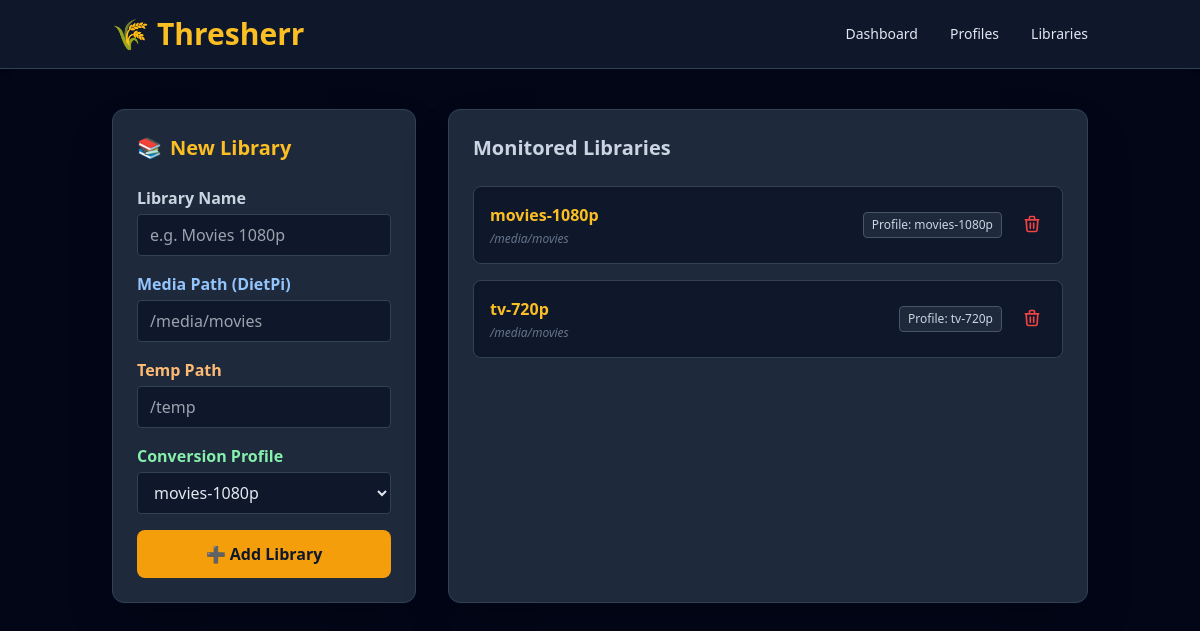
Page /libraries on the earlier database version.
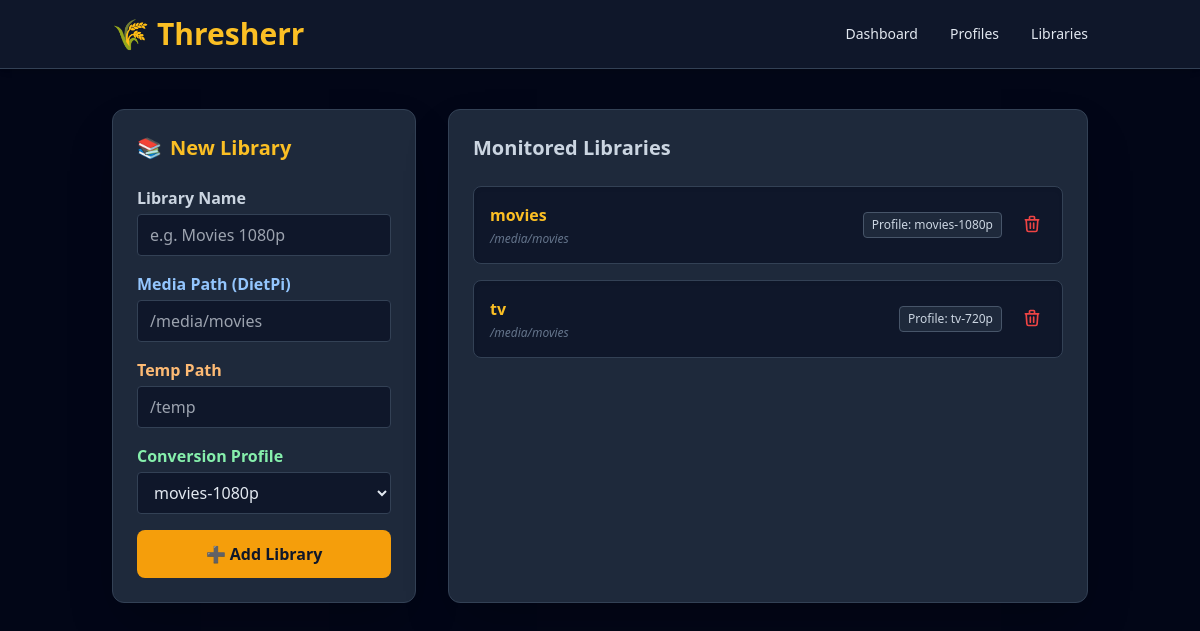
Same page on the later database version.
### models.py (models this page shows)
class Library(Base):
    __tablename__ = "libraries"
    id = Column(Integer, primary_key=True, index=True)
    name = Column(String)
    media_path = Column(String)
    temp_path = Column(String)
    profile_id = Column(Integer, ForeignKey("profiles.id"))
    profile = relationship("Profile", back_populates="libraries")

class Profile(Base):
    __tablename__ = "profiles"
    id = Column(Integer, primary_key=True, index=True)
    name = Column(String)
    video_codec = Column(String)
    container = Column(String)
    video_max_res = Column(Integer)
    video_max_bitrate = Column(Integer)
    audio_codec = Column(String)
    audio_def_language = Column(String, nullable=True)
    audio_languages = Column(String, nullable=True)
    subtitle_codec = Column(String)
    subtitle_def_language = Column(String, nullable=True)
    subtitle_languages = Column(String, nullable=True)
    libraries = relationship("Library", back_populates="profile", cascade="all, delete-orphan")

### main.py (the view)
@app.get("/libraries", response_class=HTMLResponse)
async def get_libraries(request: Request, db: Session = Depends(get_db)):
    libraries = db.query(models.Library).all()
    profiles = db.query(models.Profile).all()
    return templates.TemplateResponse(
        request=request,
        name="libraries.html",
        context={"libraries": libraries, "profiles": profiles}
    )

### templates/libraries.html
{% extends "base.html" %}
{% block content %}
<div class="grid grid-cols-1 lg:grid-cols-3 gap-8">
    <section class="lg:col-span-1 bg-slate-800 p-6 rounded-xl border border-slate-700 shadow-2xl">
        <h2 class="text-xl font-bold mb-6 text-amber-400 flex items-center">
            <span class="mr-2">📚</span> New Library
        </h2>
        <form action="/libraries" method="POST" class="space-y-4">
            <div>
                <label class="block font-semibold mb-1 text-slate-300">Library Name</label>
                <input type="text" name="name" placeholder="e.g. Movies 1080p" required
                       class="w-full bg-slate-900 border border-slate-700 rounded px-3 py-2 text-slate-200 focus:border-amber-500 outline-none">
            </div>
            <div>
                <label class="block font-semibold mb-1 text-blue-300">Media Path (DietPi)</label>
                <input type="text" name="media_path" placeholder="/media/movies" required
                       class="w-full bg-slate-900 border border-slate-700 rounded px-3 py-2 text-slate-200 focus:border-blue-500 outline-none">
            </div>
            <div>
                <label class="block font-semibold mb-1 text-orange-300">Temp Path</label>
                <input type="text" name="temp_path" placeholder="/temp" required
                       class="w-full bg-slate-900 border border-slate-700 rounded px-3 py-2 text-slate-200 focus:border-orange-500 outline-none">
            </div>
            <div>
                <label class="block font-semibold mb-1 text-green-300">Conversion Profile</label>
                <select name="profile_id" required class="w-full bg-slate-900 border border-slate-700 rounded px-3 py-2 text-slate-200 focus:border-green-500 outline-none">
                    {% for profile in profiles %}
                        <option value="{{ profile.id }}">{{ profile.name }}</option>
                    {% endfor %}
                </select>
            </div>
            <button type="submit" class="w-full bg-amber-500 hover:bg-amber-600 text-slate-900 font-bold py-3 rounded-lg mt-4 transition-all transform active:scale-95">
                ➕ Add Library
            </button>
        </form>
    </section>
    <section class="lg:col-span-2 bg-slate-800 p-6 rounded-xl border border-slate-700 shadow-2xl">
        <h2 class="text-xl font-bold mb-6 text-slate-300">Monitored Libraries</h2>
        <div class="space-y-4">
            {% for lib in libraries %}
                <div class="bg-slate-900 p-4 rounded-lg border border-slate-700 flex justify-between items-center shadow-inner">
                    <div>
                        <h3 class="font-bold text-amber-400">{{ lib.name }}</h3>
                        <p class="text-xs text-slate-500 mt-1 italic">{{ lib.media_path }}</p>
                    </div>
                    <div class="flex items-center gap-4">
                        <span class="text-xs bg-slate-800 px-2 py-1 rounded border border-slate-600 text-slate-300">
                            Profile: {{ lib.profile.name }}
                        </span>
                        <form action="/libraries/{{ lib.id }}/delete" method="POST" onsubmit="return confirm('Are you sure you want to delete this library?');">
                            <button type="submit" class="text-red-500 hover:text-red-400 transition-colors p-1" title="Delete Library">
                                <svg xmlns="http://www.w3.org/2000/svg" class="h-5 w-5" fill="none" viewBox="0 0 24 24" stroke="currentColor">
                                    <path stroke-linecap="round" stroke-linejoin="round" stroke-width="2" d="M19 7l-.867 12.142A2 2 0 0116.138 21H7.862a2 2 0 01-1.995-1.858L5 7m5 4v6m4-6v6m1-10V4a1 1 0 00-1-1h-4a1 1 0 00-1 1v3M4 7h16" />
                                </svg>
                            </button>
                        </form>
                    </div>
                </div>
            {% else %}
                <p class="text-slate-500 italic text-center py-10">No libraries added yet.</p>
            {% endfor %}
        </div>
    </section>
</div>
{% endblock %}

### templates/base.html (shortened to what this page needs)
<!DOCTYPE html>
<html lang="en">
<head>
    <script src="https://cdn.tailwindcss.com"></script>
</head>
<body class="bg-slate-950 text-slate-100 min-h-screen font-sans">
    <header class="bg-slate-900 border-b border-slate-700 shadow-md">
        <div class="container mx-auto px-6 py-4 flex items-center justify-between">
            <div class="flex items-center space-x-2">
                <span class="text-3xl">🌾</span>
                <span class="text-3xl font-bold text-amber-400">Thresherr</span>
            </div>
            <nav class="flex items-center space-x-8 text-sm font-medium">
                <a href="/" class="text-slate-200 hover:text-amber-400 transition-colors">Dashboard</a>
                <a href="/profiles" class="text-slate-200 hover:text-amber-400 transition-colors">Profiles</a>
                <a href="/libraries" class="text-slate-200 hover:text-amber-400 transition-colors">Libraries</a>
            </nav>
        </div>
    </header>
    <main class="container mx-auto px-6 py-10">
        {% block content %}
        {% endblock %}
    </main>
</body>
</html>

Differences in the rows shown:
changed Library "movies-1080p": name "movies-1080p" → "movies"
changed Library "tv-720p": name "tv-720p" → "tv"
